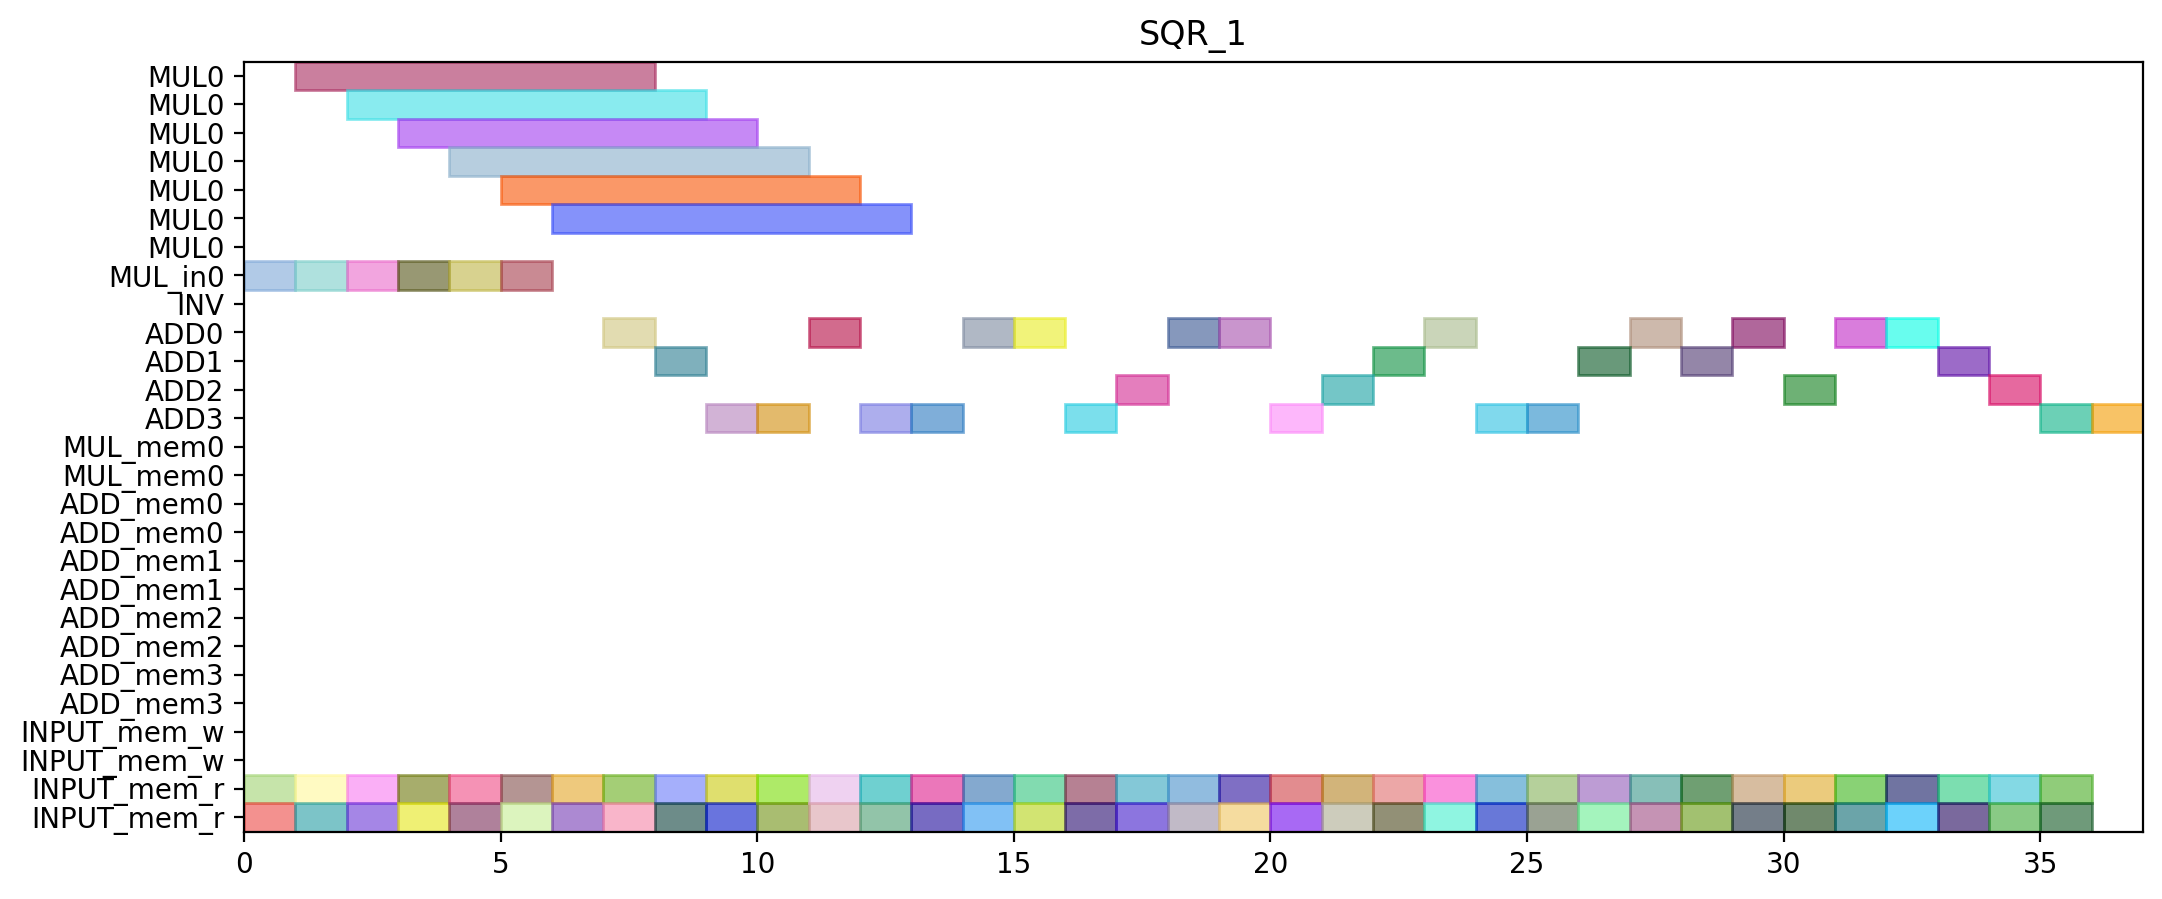

Reproduce this figure in Python.
from pyschedule import Scenario, solvers, plotters, alt


def solve():
	horizon = 121
	S = Scenario("SQR_1", horizon=horizon)

	# resource
	MUL = S.Resources('MUL', num=1, size=7)
	MUL_in = S.Resources('MUL_in', num=1)
	INV = S.Resource('INV')
	ADD = S.Resources('ADD', num=4, periods=range(1, horizon))
	MUL_mem = S.Resources('MUL_mem', num=1, size=2)
	ADD_mem = S.Resources('ADD_mem', num=4, size=2)
	INPUT_mem_w = S.Resource('INPUT_mem_w', size=2)
	INPUT_mem_r = S.Resource('INPUT_mem_r', size=2)

	# result of previous scheduling
	c_t2_t3_t1_in = S.Task('c_t2_t3_t1_in', length=1, delay_cost=1)
	S += c_t2_t3_t1_in >= 0
	c_t2_t3_t1_in += MUL_in[0]

	c_t2_t3_t1_mem0 = S.Task('c_t2_t3_t1_mem0', length=1, delay_cost=1)
	S += c_t2_t3_t1_mem0 >= 0
	c_t2_t3_t1_mem0 += INPUT_mem_r

	c_t2_t3_t1_mem1 = S.Task('c_t2_t3_t1_mem1', length=1, delay_cost=1)
	S += c_t2_t3_t1_mem1 >= 0
	c_t2_t3_t1_mem1 += INPUT_mem_r

	c_t2_t3_t0_in = S.Task('c_t2_t3_t0_in', length=1, delay_cost=1)
	S += c_t2_t3_t0_in >= 1
	c_t2_t3_t0_in += MUL_in[0]

	c_t2_t3_t0_mem0 = S.Task('c_t2_t3_t0_mem0', length=1, delay_cost=1)
	S += c_t2_t3_t0_mem0 >= 1
	c_t2_t3_t0_mem0 += INPUT_mem_r

	c_t2_t3_t0_mem1 = S.Task('c_t2_t3_t0_mem1', length=1, delay_cost=1)
	S += c_t2_t3_t0_mem1 >= 1
	c_t2_t3_t0_mem1 += INPUT_mem_r

	c_t2_t3_t1 = S.Task('c_t2_t3_t1', length=7, delay_cost=1)
	S += c_t2_t3_t1 >= 1
	c_t2_t3_t1 += MUL[0]

	c_t1_t3_t1_in = S.Task('c_t1_t3_t1_in', length=1, delay_cost=1)
	S += c_t1_t3_t1_in >= 2
	c_t1_t3_t1_in += MUL_in[0]

	c_t1_t3_t1_mem0 = S.Task('c_t1_t3_t1_mem0', length=1, delay_cost=1)
	S += c_t1_t3_t1_mem0 >= 2
	c_t1_t3_t1_mem0 += INPUT_mem_r

	c_t1_t3_t1_mem1 = S.Task('c_t1_t3_t1_mem1', length=1, delay_cost=1)
	S += c_t1_t3_t1_mem1 >= 2
	c_t1_t3_t1_mem1 += INPUT_mem_r

	c_t2_t3_t0 = S.Task('c_t2_t3_t0', length=7, delay_cost=1)
	S += c_t2_t3_t0 >= 2
	c_t2_t3_t0 += MUL[0]

	c_t1_t3_t0_in = S.Task('c_t1_t3_t0_in', length=1, delay_cost=1)
	S += c_t1_t3_t0_in >= 3
	c_t1_t3_t0_in += MUL_in[0]

	c_t1_t3_t0_mem0 = S.Task('c_t1_t3_t0_mem0', length=1, delay_cost=1)
	S += c_t1_t3_t0_mem0 >= 3
	c_t1_t3_t0_mem0 += INPUT_mem_r

	c_t1_t3_t0_mem1 = S.Task('c_t1_t3_t0_mem1', length=1, delay_cost=1)
	S += c_t1_t3_t0_mem1 >= 3
	c_t1_t3_t0_mem1 += INPUT_mem_r

	c_t1_t3_t1 = S.Task('c_t1_t3_t1', length=7, delay_cost=1)
	S += c_t1_t3_t1 >= 3
	c_t1_t3_t1 += MUL[0]

	c_t0_t3_t1_in = S.Task('c_t0_t3_t1_in', length=1, delay_cost=1)
	S += c_t0_t3_t1_in >= 4
	c_t0_t3_t1_in += MUL_in[0]

	c_t0_t3_t1_mem0 = S.Task('c_t0_t3_t1_mem0', length=1, delay_cost=1)
	S += c_t0_t3_t1_mem0 >= 4
	c_t0_t3_t1_mem0 += INPUT_mem_r

	c_t0_t3_t1_mem1 = S.Task('c_t0_t3_t1_mem1', length=1, delay_cost=1)
	S += c_t0_t3_t1_mem1 >= 4
	c_t0_t3_t1_mem1 += INPUT_mem_r

	c_t1_t3_t0 = S.Task('c_t1_t3_t0', length=7, delay_cost=1)
	S += c_t1_t3_t0 >= 4
	c_t1_t3_t0 += MUL[0]

	c_t0_t3_t0_in = S.Task('c_t0_t3_t0_in', length=1, delay_cost=1)
	S += c_t0_t3_t0_in >= 5
	c_t0_t3_t0_in += MUL_in[0]

	c_t0_t3_t0_mem0 = S.Task('c_t0_t3_t0_mem0', length=1, delay_cost=1)
	S += c_t0_t3_t0_mem0 >= 5
	c_t0_t3_t0_mem0 += INPUT_mem_r

	c_t0_t3_t0_mem1 = S.Task('c_t0_t3_t0_mem1', length=1, delay_cost=1)
	S += c_t0_t3_t0_mem1 >= 5
	c_t0_t3_t0_mem1 += INPUT_mem_r

	c_t0_t3_t1 = S.Task('c_t0_t3_t1', length=7, delay_cost=1)
	S += c_t0_t3_t1 >= 5
	c_t0_t3_t1 += MUL[0]

	c_t0_t3_t0 = S.Task('c_t0_t3_t0', length=7, delay_cost=1)
	S += c_t0_t3_t0 >= 6
	c_t0_t3_t0 += MUL[0]

	c_t1_a1_1_mem0 = S.Task('c_t1_a1_1_mem0', length=1, delay_cost=1)
	S += c_t1_a1_1_mem0 >= 6
	c_t1_a1_1_mem0 += INPUT_mem_r

	c_t1_a1_1_mem1 = S.Task('c_t1_a1_1_mem1', length=1, delay_cost=1)
	S += c_t1_a1_1_mem1 >= 6
	c_t1_a1_1_mem1 += INPUT_mem_r

	c_t1_a1_1 = S.Task('c_t1_a1_1', length=1, delay_cost=1)
	S += c_t1_a1_1 >= 7
	c_t1_a1_1 += ADD[0]

	c_t4001_mem0 = S.Task('c_t4001_mem0', length=1, delay_cost=1)
	S += c_t4001_mem0 >= 7
	c_t4001_mem0 += INPUT_mem_r

	c_t4001_mem1 = S.Task('c_t4001_mem1', length=1, delay_cost=1)
	S += c_t4001_mem1 >= 7
	c_t4001_mem1 += INPUT_mem_r

	c_t4000_mem0 = S.Task('c_t4000_mem0', length=1, delay_cost=1)
	S += c_t4000_mem0 >= 8
	c_t4000_mem0 += INPUT_mem_r

	c_t4000_mem1 = S.Task('c_t4000_mem1', length=1, delay_cost=1)
	S += c_t4000_mem1 >= 8
	c_t4000_mem1 += INPUT_mem_r

	c_t4001 = S.Task('c_t4001', length=1, delay_cost=1)
	S += c_t4001 >= 8
	c_t4001 += ADD[1]

	c_t3011_mem0 = S.Task('c_t3011_mem0', length=1, delay_cost=1)
	S += c_t3011_mem0 >= 9
	c_t3011_mem0 += INPUT_mem_r

	c_t3011_mem1 = S.Task('c_t3011_mem1', length=1, delay_cost=1)
	S += c_t3011_mem1 >= 9
	c_t3011_mem1 += INPUT_mem_r

	c_t4000 = S.Task('c_t4000', length=1, delay_cost=1)
	S += c_t4000 >= 9
	c_t4000 += ADD[3]

	c_t1_t3_t2_mem0 = S.Task('c_t1_t3_t2_mem0', length=1, delay_cost=1)
	S += c_t1_t3_t2_mem0 >= 10
	c_t1_t3_t2_mem0 += INPUT_mem_r

	c_t1_t3_t2_mem1 = S.Task('c_t1_t3_t2_mem1', length=1, delay_cost=1)
	S += c_t1_t3_t2_mem1 >= 10
	c_t1_t3_t2_mem1 += INPUT_mem_r

	c_t3011 = S.Task('c_t3011', length=1, delay_cost=1)
	S += c_t3011 >= 10
	c_t3011 += ADD[3]

	c_t0_t10_mem0 = S.Task('c_t0_t10_mem0', length=1, delay_cost=1)
	S += c_t0_t10_mem0 >= 11
	c_t0_t10_mem0 += INPUT_mem_r

	c_t0_t10_mem1 = S.Task('c_t0_t10_mem1', length=1, delay_cost=1)
	S += c_t0_t10_mem1 >= 11
	c_t0_t10_mem1 += INPUT_mem_r

	c_t1_t3_t2 = S.Task('c_t1_t3_t2', length=1, delay_cost=1)
	S += c_t1_t3_t2 >= 11
	c_t1_t3_t2 += ADD[0]

	c_t0_t10 = S.Task('c_t0_t10', length=1, delay_cost=1)
	S += c_t0_t10 >= 12
	c_t0_t10 += ADD[3]

	c_t1_t10_mem0 = S.Task('c_t1_t10_mem0', length=1, delay_cost=1)
	S += c_t1_t10_mem0 >= 12
	c_t1_t10_mem0 += INPUT_mem_r

	c_t1_t10_mem1 = S.Task('c_t1_t10_mem1', length=1, delay_cost=1)
	S += c_t1_t10_mem1 >= 12
	c_t1_t10_mem1 += INPUT_mem_r

	c_t1_t10 = S.Task('c_t1_t10', length=1, delay_cost=1)
	S += c_t1_t10 >= 13
	c_t1_t10 += ADD[3]

	c_t1_t11_mem0 = S.Task('c_t1_t11_mem0', length=1, delay_cost=1)
	S += c_t1_t11_mem0 >= 13
	c_t1_t11_mem0 += INPUT_mem_r

	c_t1_t11_mem1 = S.Task('c_t1_t11_mem1', length=1, delay_cost=1)
	S += c_t1_t11_mem1 >= 13
	c_t1_t11_mem1 += INPUT_mem_r

	c_t0_t3_t3_mem0 = S.Task('c_t0_t3_t3_mem0', length=1, delay_cost=1)
	S += c_t0_t3_t3_mem0 >= 14
	c_t0_t3_t3_mem0 += INPUT_mem_r

	c_t0_t3_t3_mem1 = S.Task('c_t0_t3_t3_mem1', length=1, delay_cost=1)
	S += c_t0_t3_t3_mem1 >= 14
	c_t0_t3_t3_mem1 += INPUT_mem_r

	c_t1_t11 = S.Task('c_t1_t11', length=1, delay_cost=1)
	S += c_t1_t11 >= 14
	c_t1_t11 += ADD[0]

	c_t0_t3_t3 = S.Task('c_t0_t3_t3', length=1, delay_cost=1)
	S += c_t0_t3_t3 >= 15
	c_t0_t3_t3 += ADD[0]

	c_t3001_mem0 = S.Task('c_t3001_mem0', length=1, delay_cost=1)
	S += c_t3001_mem0 >= 15
	c_t3001_mem0 += INPUT_mem_r

	c_t3001_mem1 = S.Task('c_t3001_mem1', length=1, delay_cost=1)
	S += c_t3001_mem1 >= 15
	c_t3001_mem1 += INPUT_mem_r

	c_t2_t3_t3_mem0 = S.Task('c_t2_t3_t3_mem0', length=1, delay_cost=1)
	S += c_t2_t3_t3_mem0 >= 16
	c_t2_t3_t3_mem0 += INPUT_mem_r

	c_t2_t3_t3_mem1 = S.Task('c_t2_t3_t3_mem1', length=1, delay_cost=1)
	S += c_t2_t3_t3_mem1 >= 16
	c_t2_t3_t3_mem1 += INPUT_mem_r

	c_t3001 = S.Task('c_t3001', length=1, delay_cost=1)
	S += c_t3001 >= 16
	c_t3001 += ADD[3]

	c_t0_t11_mem0 = S.Task('c_t0_t11_mem0', length=1, delay_cost=1)
	S += c_t0_t11_mem0 >= 17
	c_t0_t11_mem0 += INPUT_mem_r

	c_t0_t11_mem1 = S.Task('c_t0_t11_mem1', length=1, delay_cost=1)
	S += c_t0_t11_mem1 >= 17
	c_t0_t11_mem1 += INPUT_mem_r

	c_t2_t3_t3 = S.Task('c_t2_t3_t3', length=1, delay_cost=1)
	S += c_t2_t3_t3 >= 17
	c_t2_t3_t3 += ADD[2]

	c_t0_a1_0_mem0 = S.Task('c_t0_a1_0_mem0', length=1, delay_cost=1)
	S += c_t0_a1_0_mem0 >= 18
	c_t0_a1_0_mem0 += INPUT_mem_r

	c_t0_a1_0_mem1 = S.Task('c_t0_a1_0_mem1', length=1, delay_cost=1)
	S += c_t0_a1_0_mem1 >= 18
	c_t0_a1_0_mem1 += INPUT_mem_r

	c_t0_t11 = S.Task('c_t0_t11', length=1, delay_cost=1)
	S += c_t0_t11 >= 18
	c_t0_t11 += ADD[0]

	c_t0_a1_0 = S.Task('c_t0_a1_0', length=1, delay_cost=1)
	S += c_t0_a1_0 >= 19
	c_t0_a1_0 += ADD[0]

	c_t3000_mem0 = S.Task('c_t3000_mem0', length=1, delay_cost=1)
	S += c_t3000_mem0 >= 19
	c_t3000_mem0 += INPUT_mem_r

	c_t3000_mem1 = S.Task('c_t3000_mem1', length=1, delay_cost=1)
	S += c_t3000_mem1 >= 19
	c_t3000_mem1 += INPUT_mem_r

	c_t0_t3_t2_mem0 = S.Task('c_t0_t3_t2_mem0', length=1, delay_cost=1)
	S += c_t0_t3_t2_mem0 >= 20
	c_t0_t3_t2_mem0 += INPUT_mem_r

	c_t0_t3_t2_mem1 = S.Task('c_t0_t3_t2_mem1', length=1, delay_cost=1)
	S += c_t0_t3_t2_mem1 >= 20
	c_t0_t3_t2_mem1 += INPUT_mem_r

	c_t3000 = S.Task('c_t3000', length=1, delay_cost=1)
	S += c_t3000 >= 20
	c_t3000 += ADD[3]

	c_t0_t3_t2 = S.Task('c_t0_t3_t2', length=1, delay_cost=1)
	S += c_t0_t3_t2 >= 21
	c_t0_t3_t2 += ADD[2]

	c_t3010_mem0 = S.Task('c_t3010_mem0', length=1, delay_cost=1)
	S += c_t3010_mem0 >= 21
	c_t3010_mem0 += INPUT_mem_r

	c_t3010_mem1 = S.Task('c_t3010_mem1', length=1, delay_cost=1)
	S += c_t3010_mem1 >= 21
	c_t3010_mem1 += INPUT_mem_r

	c_t1_a1_0_mem0 = S.Task('c_t1_a1_0_mem0', length=1, delay_cost=1)
	S += c_t1_a1_0_mem0 >= 22
	c_t1_a1_0_mem0 += INPUT_mem_r

	c_t1_a1_0_mem1 = S.Task('c_t1_a1_0_mem1', length=1, delay_cost=1)
	S += c_t1_a1_0_mem1 >= 22
	c_t1_a1_0_mem1 += INPUT_mem_r

	c_t3010 = S.Task('c_t3010', length=1, delay_cost=1)
	S += c_t3010 >= 22
	c_t3010 += ADD[1]

	c_t1_a1_0 = S.Task('c_t1_a1_0', length=1, delay_cost=1)
	S += c_t1_a1_0 >= 23
	c_t1_a1_0 += ADD[0]

	c_t2_t3_t2_mem0 = S.Task('c_t2_t3_t2_mem0', length=1, delay_cost=1)
	S += c_t2_t3_t2_mem0 >= 23
	c_t2_t3_t2_mem0 += INPUT_mem_r

	c_t2_t3_t2_mem1 = S.Task('c_t2_t3_t2_mem1', length=1, delay_cost=1)
	S += c_t2_t3_t2_mem1 >= 23
	c_t2_t3_t2_mem1 += INPUT_mem_r

	c_t2_t11_mem0 = S.Task('c_t2_t11_mem0', length=1, delay_cost=1)
	S += c_t2_t11_mem0 >= 24
	c_t2_t11_mem0 += INPUT_mem_r

	c_t2_t11_mem1 = S.Task('c_t2_t11_mem1', length=1, delay_cost=1)
	S += c_t2_t11_mem1 >= 24
	c_t2_t11_mem1 += INPUT_mem_r

	c_t2_t3_t2 = S.Task('c_t2_t3_t2', length=1, delay_cost=1)
	S += c_t2_t3_t2 >= 24
	c_t2_t3_t2 += ADD[3]

	c_t2_t10_mem0 = S.Task('c_t2_t10_mem0', length=1, delay_cost=1)
	S += c_t2_t10_mem0 >= 25
	c_t2_t10_mem0 += INPUT_mem_r

	c_t2_t10_mem1 = S.Task('c_t2_t10_mem1', length=1, delay_cost=1)
	S += c_t2_t10_mem1 >= 25
	c_t2_t10_mem1 += INPUT_mem_r

	c_t2_t11 = S.Task('c_t2_t11', length=1, delay_cost=1)
	S += c_t2_t11 >= 25
	c_t2_t11 += ADD[3]

	c_t2_a1_1_mem0 = S.Task('c_t2_a1_1_mem0', length=1, delay_cost=1)
	S += c_t2_a1_1_mem0 >= 26
	c_t2_a1_1_mem0 += INPUT_mem_r

	c_t2_a1_1_mem1 = S.Task('c_t2_a1_1_mem1', length=1, delay_cost=1)
	S += c_t2_a1_1_mem1 >= 26
	c_t2_a1_1_mem1 += INPUT_mem_r

	c_t2_t10 = S.Task('c_t2_t10', length=1, delay_cost=1)
	S += c_t2_t10 >= 26
	c_t2_t10 += ADD[1]

	c_t0_a1_1_mem0 = S.Task('c_t0_a1_1_mem0', length=1, delay_cost=1)
	S += c_t0_a1_1_mem0 >= 27
	c_t0_a1_1_mem0 += INPUT_mem_r

	c_t0_a1_1_mem1 = S.Task('c_t0_a1_1_mem1', length=1, delay_cost=1)
	S += c_t0_a1_1_mem1 >= 27
	c_t0_a1_1_mem1 += INPUT_mem_r

	c_t2_a1_1 = S.Task('c_t2_a1_1', length=1, delay_cost=1)
	S += c_t2_a1_1 >= 27
	c_t2_a1_1 += ADD[0]

	c_t0_a1_1 = S.Task('c_t0_a1_1', length=1, delay_cost=1)
	S += c_t0_a1_1 >= 28
	c_t0_a1_1 += ADD[1]

	c_t2_a1_0_mem0 = S.Task('c_t2_a1_0_mem0', length=1, delay_cost=1)
	S += c_t2_a1_0_mem0 >= 28
	c_t2_a1_0_mem0 += INPUT_mem_r

	c_t2_a1_0_mem1 = S.Task('c_t2_a1_0_mem1', length=1, delay_cost=1)
	S += c_t2_a1_0_mem1 >= 28
	c_t2_a1_0_mem1 += INPUT_mem_r

	c_t1_t3_t3_mem0 = S.Task('c_t1_t3_t3_mem0', length=1, delay_cost=1)
	S += c_t1_t3_t3_mem0 >= 29
	c_t1_t3_t3_mem0 += INPUT_mem_r

	c_t1_t3_t3_mem1 = S.Task('c_t1_t3_t3_mem1', length=1, delay_cost=1)
	S += c_t1_t3_t3_mem1 >= 29
	c_t1_t3_t3_mem1 += INPUT_mem_r

	c_t2_a1_0 = S.Task('c_t2_a1_0', length=1, delay_cost=1)
	S += c_t2_a1_0 >= 29
	c_t2_a1_0 += ADD[0]

	c_t1_t3_t3 = S.Task('c_t1_t3_t3', length=1, delay_cost=1)
	S += c_t1_t3_t3 >= 30
	c_t1_t3_t3 += ADD[2]


	# new tasks
	c_t4010 = S.Task('c_t4010', length=1, delay_cost=1)
	c_t4010 += alt(ADD)

	c_t4010_mem0 = S.Task('c_t4010_mem0', length=1, delay_cost=1)
	c_t4010_mem0 += INPUT_mem_r
	S += c_t4010_mem0 <= c_t4010

	c_t4010_mem1 = S.Task('c_t4010_mem1', length=1, delay_cost=1)
	c_t4010_mem1 += INPUT_mem_r
	S += c_t4010_mem1 <= c_t4010

	c_t4011 = S.Task('c_t4011', length=1, delay_cost=1)
	c_t4011 += alt(ADD)

	c_t4011_mem0 = S.Task('c_t4011_mem0', length=1, delay_cost=1)
	c_t4011_mem0 += INPUT_mem_r
	S += c_t4011_mem0 <= c_t4011

	c_t4011_mem1 = S.Task('c_t4011_mem1', length=1, delay_cost=1)
	c_t4011_mem1 += INPUT_mem_r
	S += c_t4011_mem1 <= c_t4011

	c_t5000 = S.Task('c_t5000', length=1, delay_cost=1)
	c_t5000 += alt(ADD)

	c_t5000_mem0 = S.Task('c_t5000_mem0', length=1, delay_cost=1)
	c_t5000_mem0 += INPUT_mem_r
	S += c_t5000_mem0 <= c_t5000

	c_t5000_mem1 = S.Task('c_t5000_mem1', length=1, delay_cost=1)
	c_t5000_mem1 += INPUT_mem_r
	S += c_t5000_mem1 <= c_t5000

	c_t5001 = S.Task('c_t5001', length=1, delay_cost=1)
	c_t5001 += alt(ADD)

	c_t5001_mem0 = S.Task('c_t5001_mem0', length=1, delay_cost=1)
	c_t5001_mem0 += INPUT_mem_r
	S += c_t5001_mem0 <= c_t5001

	c_t5001_mem1 = S.Task('c_t5001_mem1', length=1, delay_cost=1)
	c_t5001_mem1 += INPUT_mem_r
	S += c_t5001_mem1 <= c_t5001

	c_t5010 = S.Task('c_t5010', length=1, delay_cost=1)
	c_t5010 += alt(ADD)

	c_t5010_mem0 = S.Task('c_t5010_mem0', length=1, delay_cost=1)
	c_t5010_mem0 += INPUT_mem_r
	S += c_t5010_mem0 <= c_t5010

	c_t5010_mem1 = S.Task('c_t5010_mem1', length=1, delay_cost=1)
	c_t5010_mem1 += INPUT_mem_r
	S += c_t5010_mem1 <= c_t5010

	c_t5011 = S.Task('c_t5011', length=1, delay_cost=1)
	c_t5011 += alt(ADD)

	c_t5011_mem0 = S.Task('c_t5011_mem0', length=1, delay_cost=1)
	c_t5011_mem0 += INPUT_mem_r
	S += c_t5011_mem0 <= c_t5011

	c_t5011_mem1 = S.Task('c_t5011_mem1', length=1, delay_cost=1)
	c_t5011_mem1 += INPUT_mem_r
	S += c_t5011_mem1 <= c_t5011

	solvers.mip.solve(S,msg=1,kind='CPLEX',ratio_gap=1.01)

	solution = [['hoge']*len(S.solution()[1]) for i in range(len(S.solution()))]
	for i in range(len(S.solution())):
		for j in range(len(S.solution()[i])):
			solution[i][j]=str(S.solution()[i][j])
	print(solution)

	cycles = int(solution[-1][3])

	pic_file_name = "/home/mfukuda/pairing_automation_design2/bls12-461/scheduling/SQR_mul1_add4/SQR_1.png"
	if(S.solution() != []):
		plotters.matplotlib.plot(S,img_filename=pic_file_name, vertical_text=True, fig_size=(cycles*0.25+3, 5), show_task_labels=False)

	return solution
